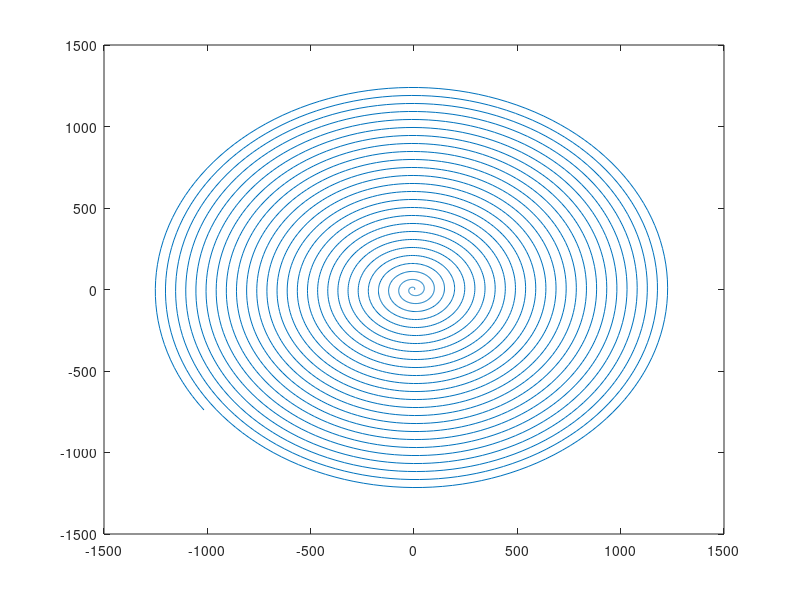
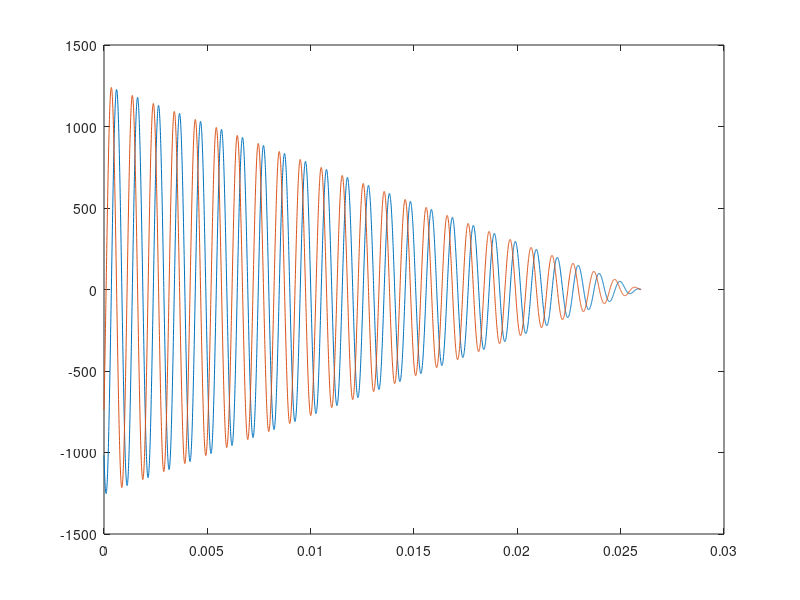

Source code (MATLAB) for these figures, in order: (Note: this script raises an error after producing the figures.)
%% Simulation of concomitant fields using Bloch Siegert shift
%%% proposed correction method for 2D spiral with measured GIRFs

%% Clean slate
close all; 
clear all; 
clc;

%% Add paths
addpath(genpath('/Users/ziwei/Documents/matlab/multi_RF/third_party/reVERSE-GIRF/original_source'));
addpath('/Users/ziwei/Documents/matlab/multi_RF/third_party/lsqrSOL');
addpath(genpath('/Users/ziwei/Documents/matlab/multi_RF/third_party/reVERSE-GIRF'));
addpath(genpath('/Users/ziwei/Documents/matlab/multi_RF/thirdparty'));
addpath(genpath('/Users/ziwei/Documents/matlab/multi_RF/third_party/Bloch_simulator'));

%% Constant definitions
gamma_uT = 267.5221;       % [rad/sec/uT]
gamma_mT = gamma_uT * 1e3; % [rad/sec/uT] * [1e3uT/mT] => *1e3 [rad/sec/mT]

flip = 90;                 % total flip angle [degrees]
flip = flip * pi / 180;

%% Design initial spiral trajectory
% K_traj = dir('/Users/ziwei/Documents/matlab/STA_maxwell/K_*.mat');
% ace    = [2 1 0.5 0.25];
T          = 26e-3;         % pulse duration [sec]
dt         = 6.4e-6;        % RF/gradient raster time [sec]
t          = [0:dt:T-dt]';  % seconds, time vector
dr         = 0.25;          % resolution of trajectory [cm]
kmax       = 1/2/dr;        % [cycles/cm], max radius in k-space
fov        = 12.8;          % XFOV of unaliased excitation [cm] % 38.4 cm

beta       = 2;             % determines the spatial resolution of the selective volume
r0         = [0 0].';       % offset [m]

% spiral waveforms 
N = kmax/(1/fov);           % number of turns, no acceleration
k = 2*pi*kmax*(1-t/T).*exp(1i*2*pi*N*(1-t/T)); % [rad/cm] - kx = real(k); ky = imag(k);
k = [real(k) imag(k) zeros(length(k),1)];
k = k*100;                  % [rad/cm] -> [rad/m]

figure; plot(k(:,1), k(:,2), '-');
figure; plot(t, k(:,1)); hold on; plot(t, k(:,2));

K = k;

%% Load in B0 & B1 field maps + FOV info (example data from 7T 8ch head coil)
load /Users/ziwei/Documents/matlab/multi_RF/third_party/phase_relaxed_CPMG_excitation/b0_b1_maps_2d.mat;
% b0   : B0 map [uT], 64 x 64 (double)
% tx   : relative transmit sensitivity map, 64 x 64 x 8 (double, complex) 8 channels 
% X,Y,Z: spatial coordinates [m], 64 x 64 (double)
% m    : voxel mask, 64 x 64 (logical)

FOVx = max(X(:)) - min(X(:)); % [m]
FOVy = max(Y(:)) - min(Y(:)); % [m]
Z = Z * 0;
zoff = 10e-2;                 % [m]

[N1, N2, Nc] = size(tx);
xlist = cat(2, X(:), Y(:), Z(:) + zoff); % N1 x N2 x 3
idx = find(m); % index of non-masked voxels

%% Define a square target
% Offsets [m]
xoff = +6e-3;  % [mm] -> [m] too minimum 
yoff = 0e-3;   % [mm] -> [m]

r0   = 15e-3;  % [mm] -> [m]
r0   = 1.74 * r0;

% Square beam
P  = double(((abs(X - xoff) < r0) & (abs(Y - yoff) < r0)));

% apodize
h  = fspecial('gaussian', 3, 0.5);
P_ = imfilter(P, h);

% Now scale to flip
P  = P_ * flip * 1j; % desired excitation pattern

%% Define gradient correction model (GIRF)
girf = load('/Users/ziwei/Documents/matlab/multi_RF/third_party/reVERSE-GIRF/GIRF_3T_London_20140729.mat');

% This correction gives G and k after convolution with GIRF
gcor = @(x)(gradient_distort_GIRF(x, girf.ff, girf.Hw, dt, 10));

%% Example design: Include GIRF
% Set default options
concomitant_correct = 0; % switch between original and proposed methods
opt        = reVERSE_init;
dt         = opt.dt;        % sampling dwell time [usec]
opt.lambda = 1;
opt.Nstop  = 20;
opt.show   = 1;

B0_list   = [0.55];         % [tesla]
nr_B0     = length(B0_list);

alpha = 0.5;
g     = 0;

T1 = 1e6; % 493e-3; % 1e6; % T1 relaxation time [sec]
T2 = 1e6; % T2 relaxation time [sec]

mxyz_offcenter = zeros(N1, N2, 3, nr_B0, 'double');

for ii = 1 % : nr_B0
    
    B0 = B0_list(1);   % main magnetic strength [T]

    % Set up function for system matrix
    if concomitant_correct
        afun  = @(k, G)(STA_maxwell_system_matrix_con(xlist, k, G, B0, opt.dt * (1:size(k,1)), tx, b0, m, 'loopcalc'));
        tic;
        [bb, Gv] = reVERSE_GIRF_con(P(idx), K, afun, gcor, opt);
        Time_reVERSE_con = toc;
    else
        afun2 = @(k)(STA_system_matrix(xlist, k, opt.dt * (1:size(k,1)), tx, b0, m, 'loopcalc'));
        tic;
        [bb,Gv] = reVERSE_GIRF(P(idx), K, afun2, gcor, opt);
        Time_reVERSE = toc;
    end
    
    % Outputs
    rf = bb{end};   % [mT]
    G  = Gv{end};   % [mT/m]
    
    duration = dt*1e3*length(G);

    %% Perform Bloch simulation
    N_lambda = length(idx); % number of voxels within a mask

    mx0 = zeros([N1 N2], 'double');
    my0 = zeros([N1 N2], 'double');
    mz0 = zeros([N1 N2], 'double');
    mz0(idx) = 1;

    [Gedd, k] = gcor(G);  % [mT/m]
        
    %%
    % perform bloch equations
    start_time = tic;
    for lambda = 1 : N_lambda
        
        [idx1,idx2] = ind2sub([N1 N2], idx(lambda));
        fprintf('Performing Bloch simulation at (%3d/%3d)... ', lambda, N_lambda);
        
        % rf_out: [mT]   * [T/1e3mT] * [1e4G/T]             => *1e1 [G]
        % G_out : [mT/m] * [T/1e3mT] * [1e4G/T] * [m/1e2cm] => *1e-1[G/cm]

        rf_combined = sum(bsxfun(@times, rf, reshape(tx(idx1,idx2,:), [1 Nc])), 2); 
        df = b0(idx1, idx2) * gamma_uT / (2 * pi); % [uT] * [rad/sec/uT] * [cycle/2pi rad] => [Hz]
                
        % off iso-center
        dp = cat(3, X(idx1,idx2), Y(idx1,idx2), Z(idx1,idx2) + zoff) * 1e2; % [m] * [1e2cm/m] => [cm]
        
        [mx,my,mz] = bloch_maxwell(rf_combined*1e1, Gedd*1e-1, dt, T1, T2, df, dp, 0, B0, alpha, g, mx0(idx1,idx2), my0(idx1,idx2), mz0(idx1,idx2));
        
        mxyz_offcenter(idx1, idx2, :, ii) = cat(3, mx, my, mz);
        fprintf('done! (%5.4f sec)\n', toc(start_time));
    end

      cur_dir = pwd;    
      save(sprintf('bloch_B0%.2f_offc%.1fcm_iter%d_dur%.3f_dr%.2fcm_lambda%1.0f.mat', B0, zoff*1e2, opt.Nstop, duration, dr, opt.lambda), 'mxyz_offcenter');
      cd(cur_dir);
end

ind_t = 0:dt:(length(G)-1)*dt;
ind_t = ind_t * 1e3;

figure;  plot(ind_t, abs(rf(:,1)), 'LineWidth', 2);
hold on; plot(ind_t, abs(rf(:,2)), 'LineWidth', 2);
hold on; plot(ind_t, abs(rf(:,3)), 'LineWidth', 2);
hold on; plot(ind_t, abs(rf(:,4)), 'LineWidth', 2);
hold on; plot(ind_t, abs(rf(:,5)), 'LineWidth', 2);
hold on; plot(ind_t, abs(rf(:,6)), 'LineWidth', 2);
hold on; plot(ind_t, abs(rf(:,7)), 'LineWidth', 2);
hold on; plot(ind_t, abs(rf(:,8)), 'LineWidth', 2);

legend('Channel - 1', 'Channel - 2', 'Channel - 3', 'Channel - 4', 'Channel - 5',...
    'Channel - 6', 'Channel - 7', 'Channel - 8');
ylabel('Amplitude [mT]'); xlabel('time [ms]');
set(gca, 'FontSize', 16); title('Multi-channel RF @0.55T');

figure; subplot(1,2,1);
plot(ind_t, Gedd(:,1), 'LineWidth', 2);
hold on; plot(ind_t, Gedd(:,2), 'LineWidth', 2);
legend('Gx', 'Gy');
xlabel('time [ms]'); ylabel('[mT/m]');
xlim([0 18]); box off; grid on;
set(gca, 'FontSize', 18);
title('Gradient waveforms');
subplot(1,2,2);
plot(k(:,1), k(:,2), 'LineWidth', 2);
box off; grid on;
xlabel('[rads/m]'); ylabel('[rads/m]');
xlim([-1500 1500]); ylim([-1500 1500]);
set(gca, 'FontSize', 18); 
title('Excitation K-space');

% check NRMSE
mxy  = squeeze(complex(mxyz_offcenter(:,:,1,:), mxyz_offcenter(:,:,2,:)));
mxy_ori = mxy;
NRMSE = sqrt(sum(sum((abs(mxy_ori) - abs(P_)).^2)))/ sqrt(sum(sum(abs(P_).^2)));

%% Display the excitation pattern
% load re-verse method results
mxy_offcenter = complex(mxyz_offcenter(:,:,1,:), mxyz_offcenter(:,:,2,:));

block = 1.01 * complex(ones(N1,1, 'double'), ones(N1,1, 'double'));
im_montage = cat(1, imag(cat(2, 1j*P_.', block, mxy_offcenter(:,:,1,1).', block, mxy_offcenter(:,:,1,1).', block, mxy_offcenter(:,:,1,1).', block, mxy_offcenter(:,:,1,1).', ...
                    block, mxy_offcenter(:,:,1,1).')), ...
                    1.01 * ones(1, (N2+1)*6-1, 'double'), ...
                    real(cat(2, 1j*P_.', block, mxy_offcenter(:,:,1,1).', block, mxy_offcenter(:,:,1,1).', block, mxy_offcenter(:,:,1,1).', block, mxy_offcenter(:,:,1,1).', ...
                    block, mxy_offcenter(:,:,1,1).')), ...
                    1.01 * ones(1, (N2+1)*6-1, 'double'));                
                
FontSize = 14;
cmap = cat(1, jet(256), [1 1 1]);                

figure('Color', 'w', 'Position', [-1 2 1101 814]);
imagesc(abs(im_montage)*flip*180/pi); axis image off; colormap(gca, cmap); 
hc = colorbar;

% Draw arrows
cx = floor(N1/2) + 1;
cy = floor(N2/2) + 1;
arrow([cx cy], [cx+20 cy], 'Color', 'w', 'Length', 7, 'TipAngle', 25, 'Width', 1);
arrow([cx cy], [cx cy-20], 'Color', 'w', 'Length', 7, 'TipAngle', 25, 'Width', 1);
text(cx+20, cy+1 , '$\bf{x}$', 'Color', 'w', 'Interpreter', 'latex', 'FontSize', FontSize, 'HorizontalAlignment', 'center', 'VerticalAlignment', 'top');
text(cx+5 , cy-16, '$\bf{y}$', 'Color', 'w', 'Interpreter', 'latex', 'FontSize', FontSize, 'HorizontalAlignment', 'center', 'VerticalAlignment', 'bottom');

cx = floor(N1/2) + 1;
cy = floor(N2/2) + 1;
arrow([cx cy+(N1+1)*2], [cx+20 cy+(N1+1)*2], 'Color', 'w', 'Length', 7, 'TipAngle', 25, 'Width', 1);
arrow([cx cy+(N1+1)*2], [cx cy-20+(N1+1)*2], 'Color', 'w', 'Length', 7, 'TipAngle', 25, 'Width', 1);
text(cx+20, cy+1+(N1+1)*2 , '$\bf{x}$', 'Color', 'w', 'Interpreter', 'latex', 'FontSize', FontSize, 'HorizontalAlignment', 'center', 'VerticalAlignment', 'top');
text(cx+5 , cy-16+(N1+1)*2, '$\bf{y}$', 'Color', 'w', 'Interpreter', 'latex', 'FontSize', FontSize, 'HorizontalAlignment', 'center', 'VerticalAlignment', 'bottom');
